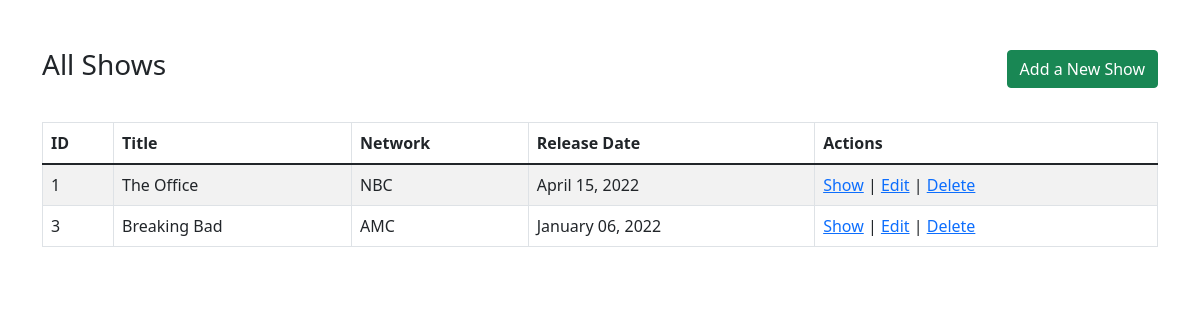
The app's page /shows, older data.
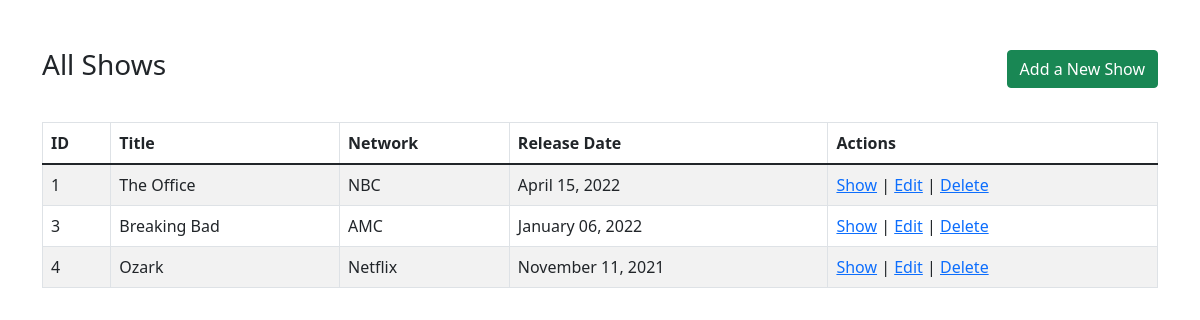
The same page, newer data.
### tv_shows_app/models.py (models this page shows)
class Show(models.Model):
    title = models.CharField(max_length=255)
    network = models.CharField(max_length=255)
    release_date = models.DateTimeField()
    description = models.TextField()
    created_at = models.DateTimeField(auto_now_add=True)
    updated_at = models.DateTimeField(auto_now=True)
    objects = ShowManager()

### tv_shows_app/views.py (the view)
# urls.py: path('shows', views.shows),
def shows(request):
    context = {
        'shows' : Show.objects.all()
    }
    return render (request, 'shows.html', context)

### tv_shows_app/templates/shows.html (shortened to what this page needs)
<!DOCTYPE html>
<html lang='en'>
<head>
    <link href='https://cdn.jsdelivr.net/npm/bootstrap@5.1.3/dist/css/bootstrap.min.css' rel='stylesheet'>
</head>
<body>
    <div class='container'>
        <nav class='navbar pt-5 justify-content-between mb-4'>
            <h3>All Shows</h3>
            <div>
                <a class='btn btn-success' href='/shows/new'>Add a New Show</a>
            </div>
        </nav>
        <div class='row d-flex justify-content-center mx-auto'>
            <table class="table table-striped table-bordered table-hover">
                <thead>
                    <tr>
                        <th>ID</th>
                        <th>Title</th>
                        <th>Network</th>
                        <th>Release Date</th>
                        <th>Actions</th>
                    </tr>
                </thead>
                <tbody>
                    {% for show in shows %}
                        <tr>
                            <td>{{show.id}}</td>
                            <td>{{show.title}}</td>
                            <td>{{show.network}}</td>
                            <td>{{show.release_date | date:'F d, Y'}}</td>
                            <td>
                                <a href="/shows/{{show.id}}">Show</a> |
                                <a href="/shows/{{show.id}}/edit">Edit</a> |
                                <a href="/shows/{{show.id}}/destroy">Delete</a>
                            </td>
                        </tr>
                    {% endfor %}
                </tbody>
            </table>
        </div>
    </div>
</body>
</html>

Row changes from the older to the newer data that the page shows:
added Show: id "4", title "Ozark", network "Netflix", release_date "November 11, 2021"
